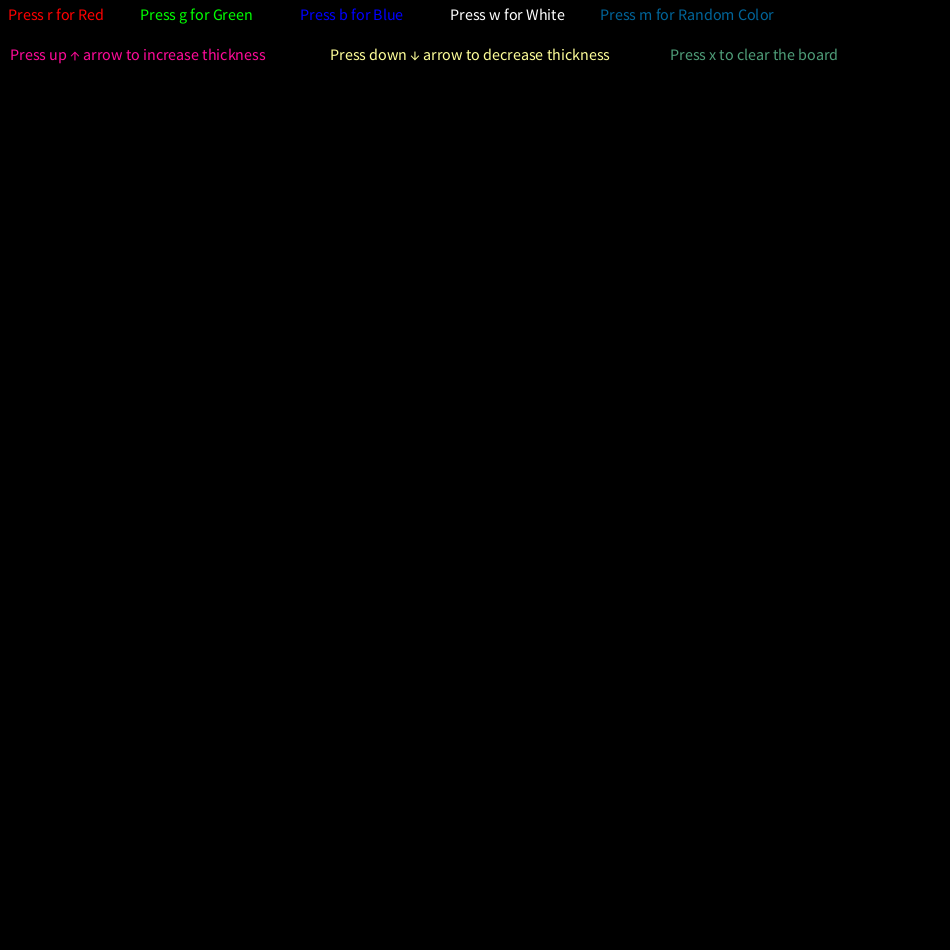
Frame 1 (no input)
Frame 60 (the mouse pressed at the canvas centre just before this capture): identical to frame 1, image omitted
Frame 120 (the mouse held since frame 60 and released just before this capture): identical to frame 1, image omitted

The Processing sketch that drew this single still picture (run headless with seeded random() and noise(); from frame 60 on, the mouse is pressed at the canvas centre):

// Processing sketch: DrawingApp2
// ── DrawingApp2.pde

//create drawing app for Wednesday and do chapter 3 and 4


//Create a variable type "INT" which means that it will store whole numbers only
int thickness = 1; //Thickness is a name we created. Don't use preset variables like key or fill. Give it a value.




void setup(){

size(950, 950);

background(0); //black background

 stroke(255);
textSize(16);
fill(255, 0, 0);
text(" Press r for Red", 5, 20); // Creates text on top left of the screen
fill(0, 255, 0);
text("Press g for Green", 140, 20);// Text is on same line, different section
fill(0, 0, 255);
text("Press b for Blue",300, 20); 
  
 fill(255, 255, 255);
text("Press w for White",450, 20); 

fill(0, 100, 153);
text("Press m for Random Color",600, 20); 




fill(100, 200, 153, 200);
text("Press x to clear the board",670, 60);

fill(255, 10, 153);
text("Press up ↑ arrow to increase thickness",10, 60); 

fill(255, 255, 153);
text("Press down ↓ arrow to decrease thickness",330, 60);
//background(255);

}

void draw(){



}


//When Key is pressed
void keyPressed(){
  
  //stroke(255);
  
//print out whatever key is being pressed
println(key);

//stroke(255);
// when using if statements use two equal signs to ask about value   == is equal to
//When talking about keyboard keys, use single quotes 
if(key == 'g'){

  stroke(0, 255, 0); //change stoke to green
  
}

if(key == 'r'){

  stroke(255, 0, 0); //red
}

if(key == 'b'){

  stroke(0, 0, 255); //blue
}




if(key == 'w'){

  stroke(255); //change stroke to white
  
}

if(key == 'm'){

  stroke(random(255), random(255), random(255)); //change stoke to random
  
}

//If user presses X, it clears the board
if(key == 'x'){

  background(255);
  
 background(0); //black background

textSize(16);
fill(255, 0, 0);
text(" Press r for Red", 5, 20); // Creates text on top left of the screen
fill(0, 255, 0);
text("Press g for Green", 140, 20);// Text is on same line, different section
fill(0, 0, 255);
text("Press b for Blue",300, 20); 
  
 fill(255, 255, 255);
text("Press w for White",450, 20); 

fill(0, 100, 153);
text("Press m for Random Color",600, 20); 




fill(100, 200, 153, 200);
text("Press x to clear the board",670, 60);

fill(255, 10, 153);
text("Press up ↑ arrow to increase thickness",10, 60); 

fill(255, 255, 153);
text("Press down ↓ arrow to decrease thickness",330, 60);

}
  
{}









//for up and down keys

// 1. Make thickeness works in both directions, add erase and screen feature, draw with different shapes, add randomness

  //if user pressed the up key
if (keyCode == UP){

  thickness = thickness +1;
  
  //Stoke grows as the up button is pressed
  strokeWeight(thickness);
  println("thickness:", thickness);

}



if (keyCode == DOWN){

  //thickness = thickness -1;
  
  if(thickness > 0){
    thickness = thickness -1;
  //Stoke grows as the up button is pressed
  strokeWeight(thickness);
  println("thickness:", thickness);

  }
}

/*if (keyCode == DELETE){

  thickness = thickness -1;
  
 if(thickness > 0){
    thickness = DELETE;
  strokeWeight(thickness);
  println("thickness:", thickness);

  }
}*/

}



void mouseDragged(){
  
 fill(255, 0, 0);
//stroke(255, 0, 0);// fill but for line
//draw a line when mouse is pressed and dragged
line(mouseX, mouseY, pmouseX, pmouseY);

}
